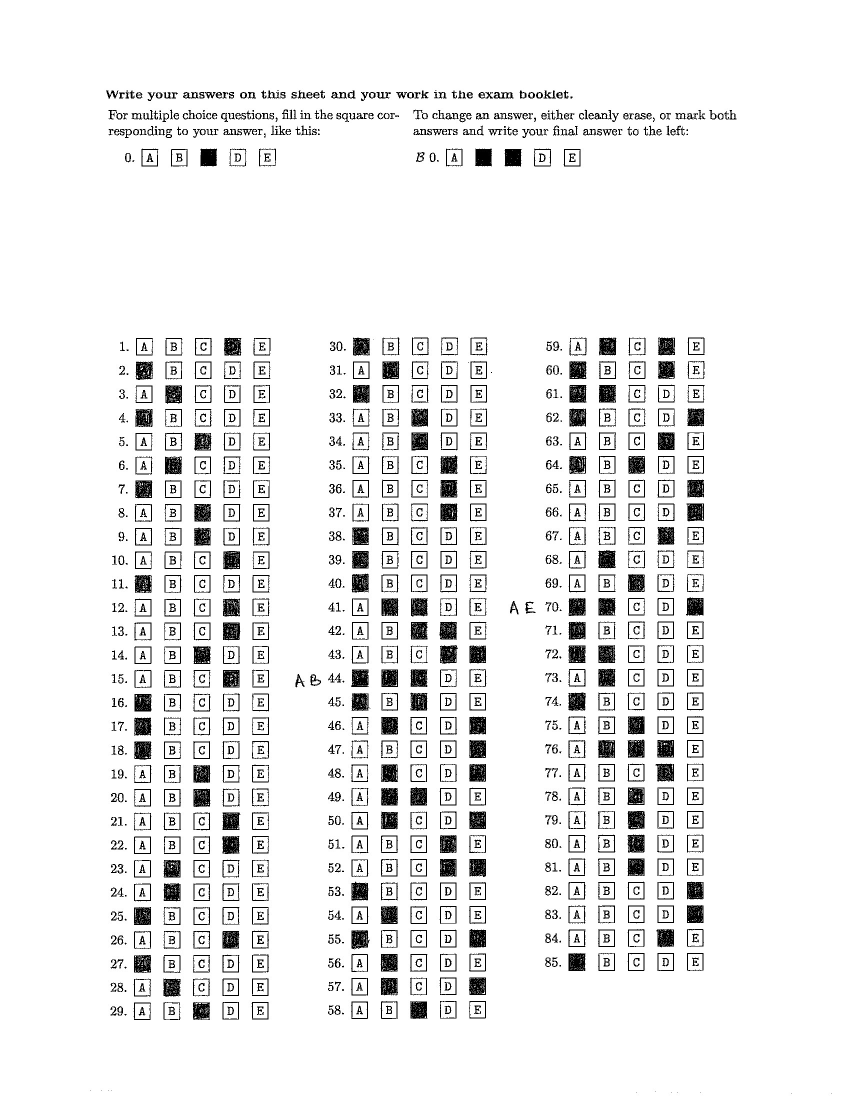
#> input picture test-images/b-27.jpg, 1700 x 2200 px (shown at 1/2 size)
$ python final.py
#> lines starting #> are read from the running program, lines starting #| are printed output that depends on the picture; after the words box and inside, x2 and y2 are one past the last pixel; in counts of white or black regions, pixels touching at a corner belong together
'''
Flow of the code
1. Import the necessary libraries
2. Convert the image to gray scale image'
3. Resize and crop the image
4. Apply guassian blur
5. Apply binarization for the image
6. Use pillow get image's edges
7. Get the top most left corner for each segment
8. Now use the start index to iterate and find the box which are atleast half filled
'''

##########################################################################################
'''
Import libraries, and preprocess the image
'''
from PIL import Image, ImageDraw, ImageFilter, ImageOps, ImageFilter
import numpy as np


image = Image.open('test-images/b-27.jpg')
#> image is the input picture: PIL image 1700x2200 L; min 0, max 255, mean 237.4

cropped_image = image.crop((130, 655, 1470, 2100))
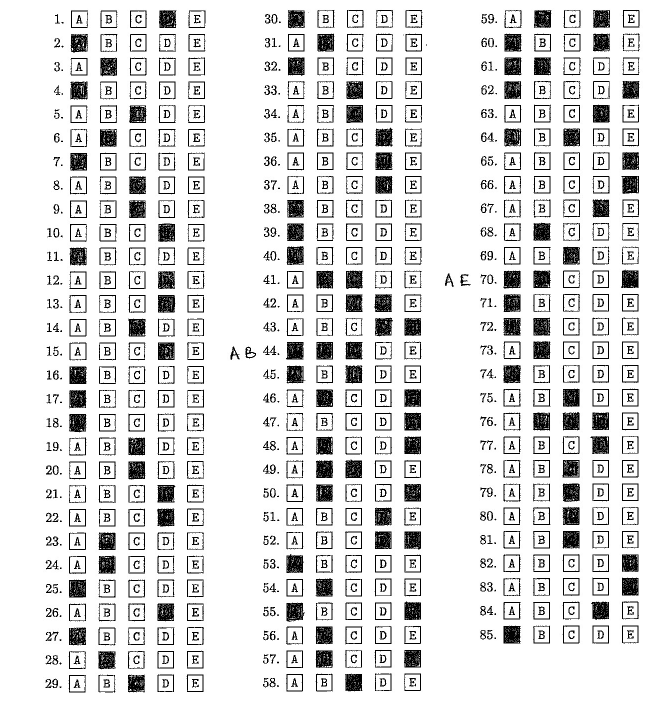
#> cropped_image: PIL image 1340x1445 L (shown at 1/2 size); min 0, max 255, mean 224.1
resized_image = cropped_image.resize((850, int((850 / float(cropped_image.size[0])) * float(cropped_image.size[1]))), Image.Resampling.LANCZOS)
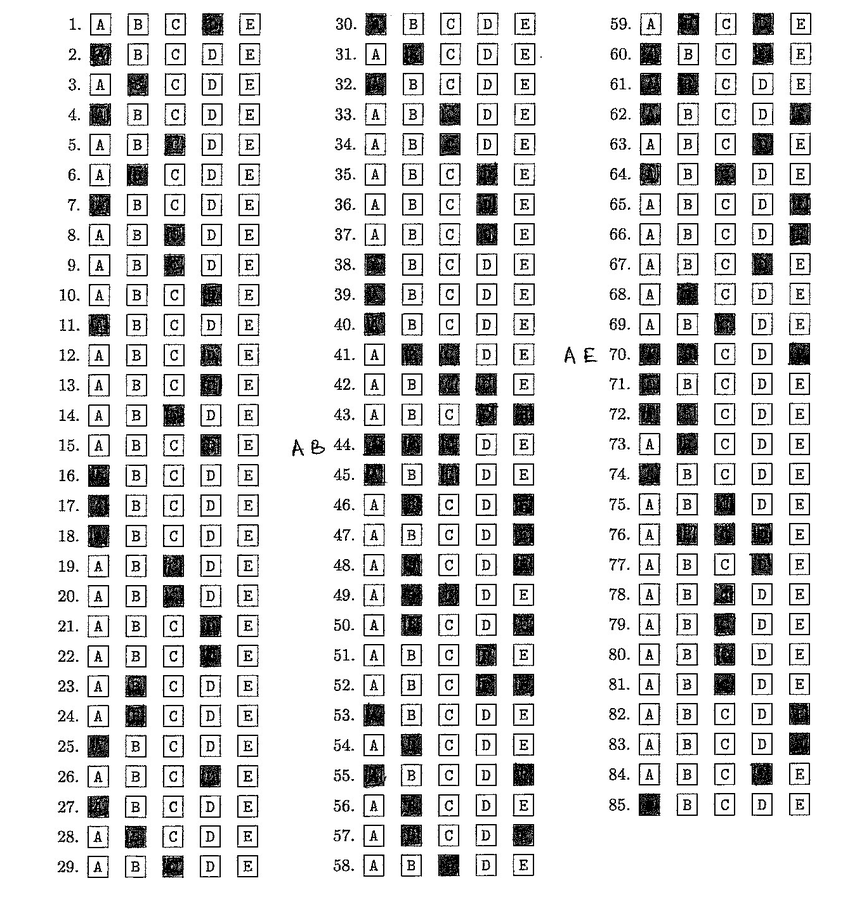
#> resized_image: PIL image 850x916 L; min 0, max 255, mean 223.1
gray_scaled_image = resized_image.convert("L")
gray_scaled_image.save('resized.png')
edge_image = gray_scaled_image.filter(ImageFilter.FIND_EDGES)
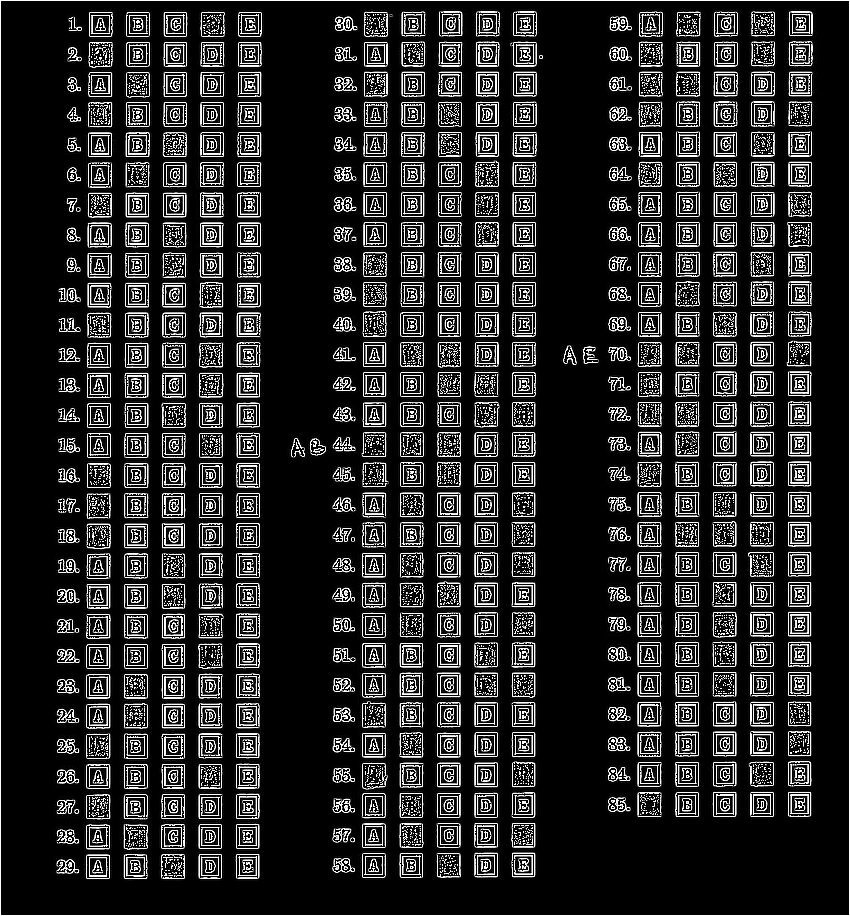
#> edge_image: PIL image 850x916 L; min 0, max 255, mean 40.7
gaussian_image = gray_scaled_image.filter(ImageFilter.GaussianBlur(radius=1))
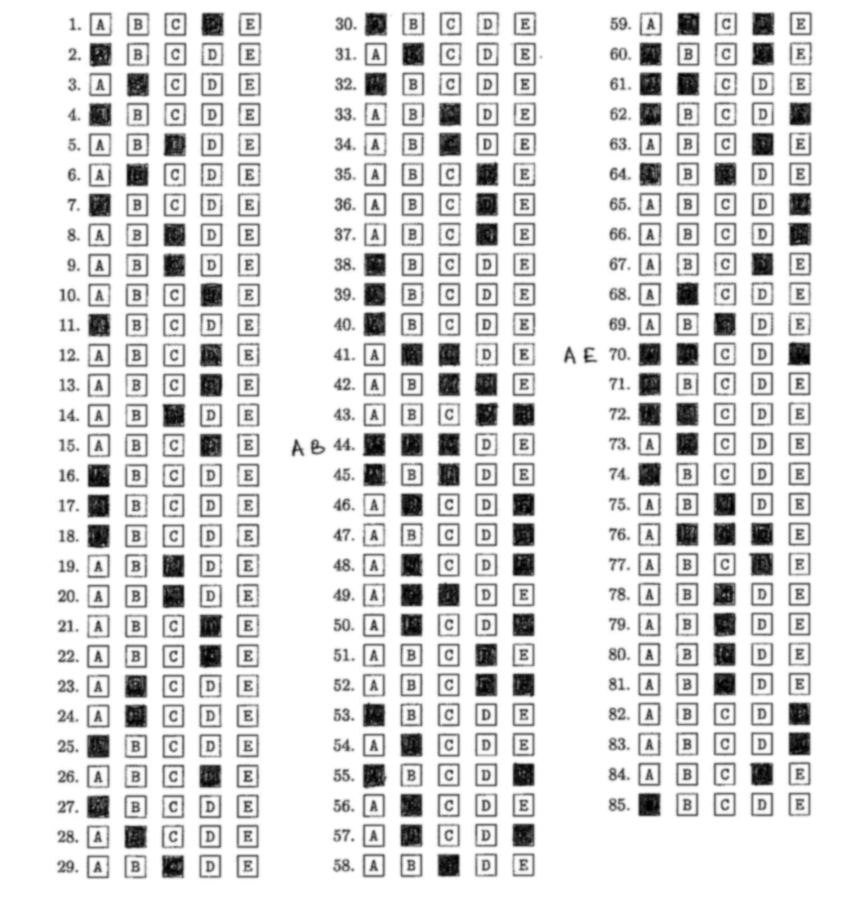
#> gaussian_image: PIL image 850x916 L; min 0, max 255, mean 223
gaussian_image.save('guass.png')
guass_np = np.array(gaussian_image)

thresh = 140
binarized_image = gaussian_image.point(lambda p: 255 if p > thresh else 0)
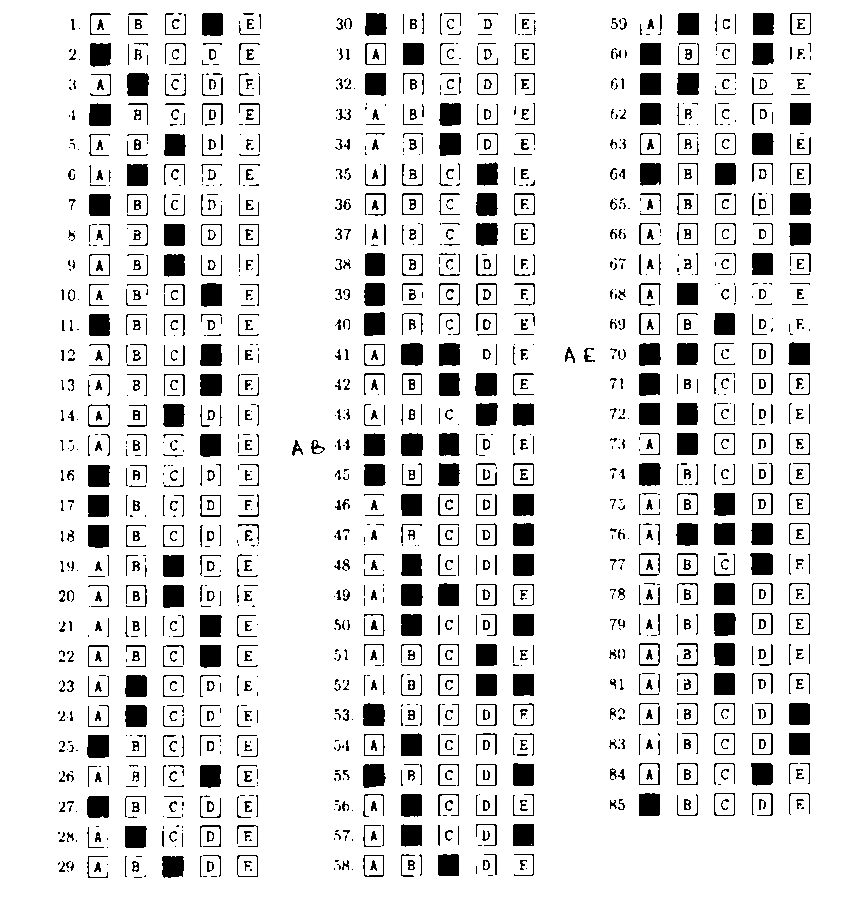
#> binarized_image: PIL image 850x916 L; 88.4% white; 1477 black regions (564 under 20 px), largest, box (x1, y1, x2, y2) and area: (87, 735, 109, 758) 486, (363, 764, 386, 788) 486, (475, 373, 497, 396) 482
binarized_image.save("output2.png")
edge_image_name = 'edge_detected_image.jpg'
edge_image.save(edge_image_name)
edge_image_np = np.array(edge_image)


##########################################################################################

'''
Corner logic
'''

def validate_corner(edge_detected_image, initial_point, threshold=20, density_threshold=0.5):
    x, y = initial_point
    horizontal_slice = edge_detected_image[y, x:x+threshold]
    vertical_slice = edge_detected_image[y:y+threshold, x]

    horizontal_density = np.mean(horizontal_slice > 128)
    vertical_density = np.mean(vertical_slice > 128)

    # Check if the density of edge pixels exceeds the density threshold
    if horizontal_density > density_threshold and vertical_density > density_threshold:
        return True
    return False

def find_valid_corner(edge_detected_image , start_x_range, end_x_range, top, bottom,threshold=20, density_threshold=0.5):
    for x in range(start_x_range, end_x_range):
        for y in range(top, bottom):
            if edge_detected_image[y, x] > 128:  # Detected an edge
                if validate_corner(edge_detected_image, (x, y), threshold, density_threshold):
                    return (x, y)  # Found a valid corner
    return None

##########################################################################################
'''
Get the starting corner for each segment
'''
default_start_index = [(100, 25), (375, 25), (650, 25)]
start_values_left_corner = []

start_x_ranges = [(60, 110), (340, 385), (620, 680)]
top, bottom = 5, 35

for index, values in enumerate(start_x_ranges):
    segement_start_x, segement_end_x = values
    # Use edge_image_np here, which is the NumPy array version of edge_image
    ans = find_valid_corner(edge_image_np, segement_start_x, segement_end_x, top, bottom, threshold=20)
    if ans:
        start_values_left_corner.append(ans)
    else:
        # Use default values if no corner is found
        start_values_left_corner.append(default_start_index[index])
#> this loop made 3 passes
#> ans on passes 1 to 3: (89, 12), (364, 12), (639, 14)
#> after the loop, start_values_left_corner = [(89, 12), (364, 12), (639, 14)]

print(start_values_left_corner)
#| [(89, 12), (364, 12), (639, 14)]

##########################################################################################
'''
testing the cornern with dot
'''


# from PIL import Image, ImageDraw

# # Assuming 'trail' is your original or a specific image you want to draw on
# # If 'trail' is not defined, you might need to reload the image
# # trail = Image.open('path_to_your_image.jpg')
# trail = Image.open('resized.png')  # For example, or use any relevant image
# draw = ImageDraw.Draw(trail)

# # Define the radius for the small point/circle
# radius = 3  # Adjust as needed for visibility

# # Loop through your start_values_left_corner to draw points
# for x, y in start_values_left_corner:
#     # Draw a small circle for better visibility
#     # Subtract and add radius to x and y to create a small circle instead of a single point
#     draw.ellipse((x - radius, y - radius, x + radius, y + radius), fill='blue')

# # Save or display the modified image
# trail.save("marked_corners.png")  # Save the image with points


##########################################################################################
'''
Check whether the bubble is filled or not
'''
def is_filled_circle(img_array, center, radius, fill_threshold=0.3):
    x_center, y_center = center
    filled_pixels = 0
    total_pixels = 0

    for y in range(y_center - radius, y_center + radius + 1):
        for x in range(x_center - radius, x_center + radius + 1):
            if (x - x_center) ** 2 + (y - y_center) ** 2 <= radius ** 2:
                if img_array[y, x] < 128:  # Assuming darker pixels are "filled"
                    filled_pixels += 1
                total_pixels += 1

    fill_percentage = filled_pixels / total_pixels if total_pixels > 0 else 0
    return fill_percentage > fill_threshold

##########################################################################################
'''
Main Logic iterate through the image, and get the answer options and place an marker on the marked option
'''


binarized_np = np.array(binarized_image)

trail = Image.open('resized.png')
rgb_image = trail.convert("RGB")
draw = ImageDraw.Draw(rgb_image)


radius = 10
horizontal_jump = 38
vertical_jump = 30


answer_dictionary = {
    1 : 'A',
    2 : 'B',
    3 : 'C',
    4 : 'D',
    5 : 'E'}
total_ans = []
for index, start_x_range in enumerate(start_x_ranges):


    initial_x, initial_y = start_values_left_corner[index]
    start_x = initial_x + radius
    start_y = initial_y + radius
    segment_wise_ans = []
    for row in range(29):
        row_wise_ans = ''
        if index == 2 and row == 27:
            break
        for col in range(5):

            center_x = start_x + col * horizontal_jump
            center_y = start_y + row * vertical_jump

            if is_filled_circle(binarized_np, (center_x, center_y), radius):
                # Circle is filled more than half, fill with green color
                draw.ellipse([(center_x - radius, center_y - radius), (center_x + radius, center_y + radius)], fill='green')
                row_wise_ans += answer_dictionary[col + 1]
        segment_wise_ans.append(row_wise_ans)
    total_ans.extend(segment_wise_ans)
#> this loop made 3 passes
#> (initial_x, initial_y, start_x, start_y) on passes 1 to 3: (89, 12, 99, 22), (364, 12, 374, 22), (639, 14, 649, 24)
#> after the loop, total_ans = 85 items, first 6: 'D', 'A', 'B', 'A', 'C', 'B'


print(f'Total answer is {len(total_ans)}')
#| Total answer is 85
rgb_image.save("final_output.png")
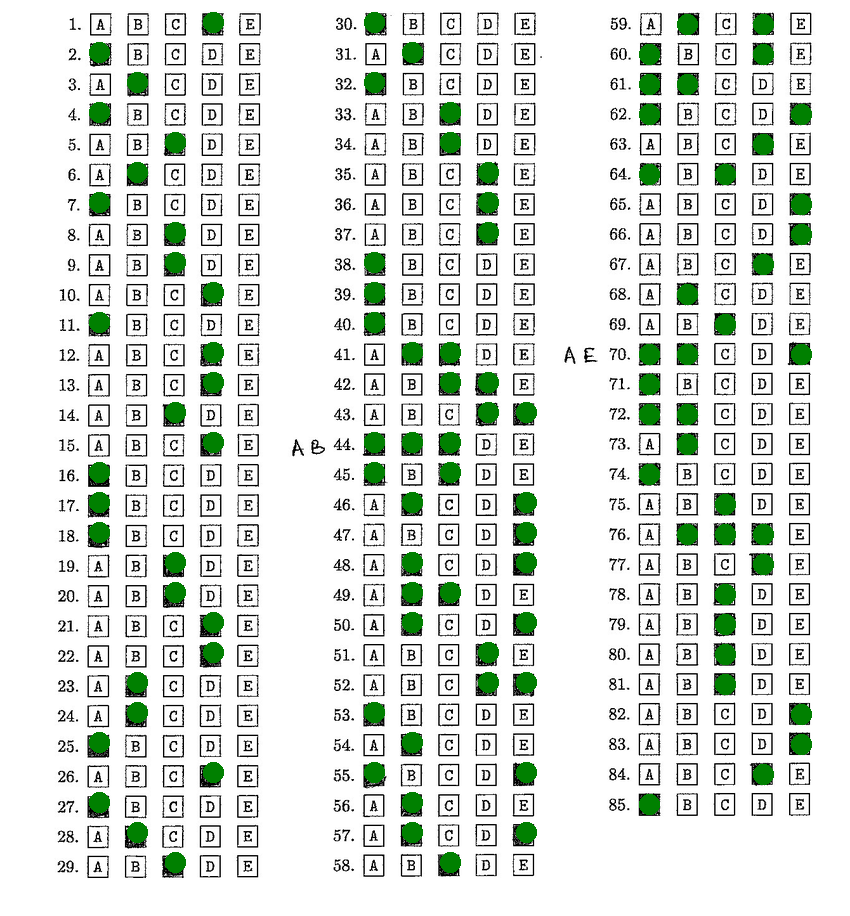
#> saved as final_output.png: PIL image 850x916 RGB; mean R, G, B 220.6, 226.8, 220.6

##########################################################################################

'''
Find the question with with answer marked beside the question

Idea: Since we know the left top corner, we will move in the left till some threshold, and we check whether the intensity is changing3 times are not
'''


def highlight_handwritten_options_near_segment(image_path, segment_start, segment_end, output_path, segment_counter):
    image = Image.open(image_path).convert('L')
    draw = ImageDraw.Draw(image)
    image_array = np.array(image)

    def analyze_box_for_handwriting(box_coords, intensity_threshold=128):
        x1, y1, x2, y2 = box_coords
        box_area = image_array[y1:y2, x1:x2]
        handwriting_detected = np.any(box_area < intensity_threshold)
        filled_percentage = np.sum(box_area < intensity_threshold) / box_area.size
        return handwriting_detected, filled_percentage

    start_x, start_y = segment_start
    end_x, _ = segment_end

    num_rows = 29
    distance_between_rows = 30
    box_width, box_height = 20, 20

    for row in range(num_rows):
        current_y = start_y + row * distance_between_rows
        current_x = start_x
        boxes_to_draw = []
        flag = False
        while current_x + box_width * 2 <= end_x:
            box_coords = (current_x, current_y, current_x + box_width, current_y + box_height)
            handwriting_detected, filled_percentage = analyze_box_for_handwriting(box_coords)

            if handwriting_detected:
                # Store the box coordinates and whether it meets the fill percentage criterion
                boxes_to_draw.append((box_coords, filled_percentage >= 0.2))


            current_x += box_width
        for i, (coords, should_draw) in enumerate(boxes_to_draw):
            if should_draw or i < len(boxes_to_draw) - 1:  # Always draw except for the last box if it doesn't meet the criterion
                draw.rectangle(coords, outline="green", width=2)
                flag = True
        if flag:
            index_update = 29 * segment_counter + row
            total_ans[index_update] += ' x'
            flag = False

    image.save(output_path)


# Example usage
segments_start_and_end_index = [
    ((0, start_values_left_corner[0][1]), start_values_left_corner[0]),
    ((start_values_left_corner[0][0] + 174, start_values_left_corner[1][1]), start_values_left_corner[1]),
    ((start_values_left_corner[1][0] + 174, start_values_left_corner[2][1]), start_values_left_corner[2])
]
#> segments_start_and_end_index = [((0, 12), (89, 12)), ((263, 12), (364, 12)), ((538, 14), (639, 14))]

segment_counter  = 0
for index, (segment_start, segment_end) in enumerate(segments_start_and_end_index):
    image_path = 'guass.png'
    output_path = 'guass.png'
    highlight_handwritten_options_near_segment(image_path, segment_start, segment_end, output_path, segment_counter)
#> in highlight_handwritten_options_near_segment, `start_x, start_y = segment_start`: start_x = 0; start_y = 12
#> in highlight_handwritten_options_near_segment, `end_x, _ = segment_end`: end_x = 89
#> the loop in highlight_handwritten_options_near_segment, `for row in range(num_rows):` made 29 passes
#> current_y on passes 1 to 12: 12, 42, 72, 102, 132, 162, 192, 222, 252, 282, 312, 342
    segment_counter += 1


for index, value in enumerate(total_ans):
    print(index + 1, value)
#> this loop made 85 passes
#> value on passes 1 to 12: 'D', 'A', 'B', 'A', 'C', 'B', 'A', 'C', 'C', 'D', 'A', 'D'
#| 1 D
#| 2 A
#| 3 B
#| 4 A
#| 5 C
#| 6 B
#| 7 A
#| 8 C
#> (further printed lines are left out)
